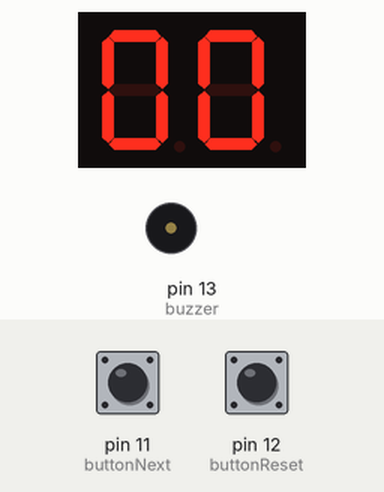
Recording of a sketch running on a simulated Arduino Uno, built with avr-gcc and run on an emulated ATmega328P. Shown: 2-digit seven-segment display, buzzer (waves = sounding, pin HIGH). Wiring (inferred from the names in the program): 2-digit 7-segment display, segments lit when HIGH: segments pin 2, pin 3, pin 4, pin 5, pin 6, pin 7, pin 8; digit selects pin 9, pin 10. The test bench sets the inputs (shaded band); at power-on: pin 11 (buttonNext) HIGH, pin 12 (buttonReset) HIGH. The segment pins are drawn as the display they are named for; pins used as bus, display or sensor lines are not drawn.

Above: at 1.2 s.
1.3 s: pin 11 (buttonNext) pulled LOW for 0.15 s
At 2.6 s:
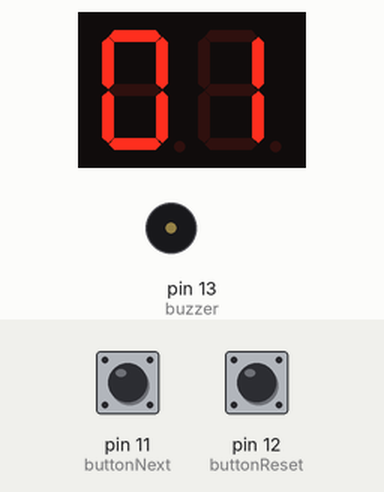
2.9 s: pin 11 (buttonNext) pulled LOW for 1 s
At 3.8 s:
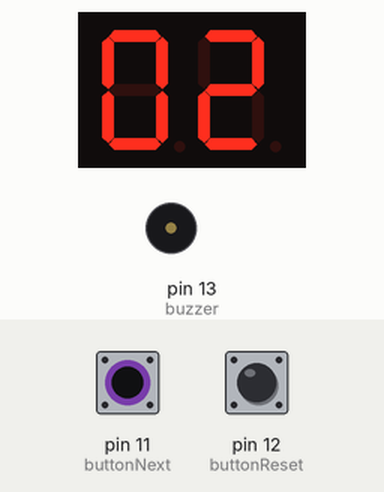
5.4 s: pin 12 (buttonReset) pulled LOW for 0.15 s
At 6.9 s:
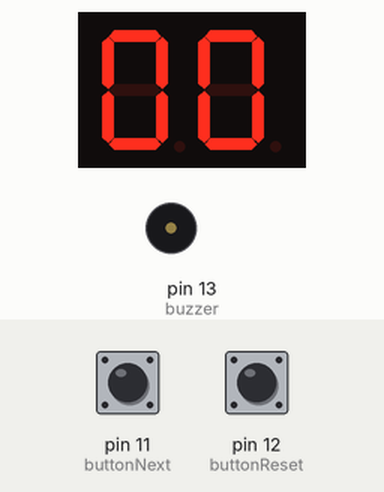
Timing chart, 0 to 8.4 s (numbered marks = the images above; inputs shaded):
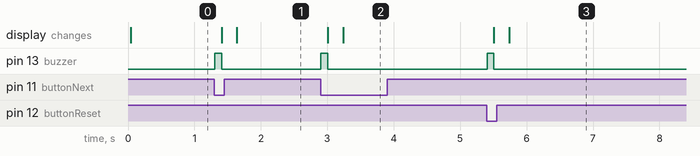

The sketch:

gestion_guichet.ino
```cpp
const int segPins[7] = {2, 3, 4, 5, 6, 7, 8};

const int digit1 = 9;   // dizaine
const int digit2 = 10;  // unité

const int buttonNext = 11;
const int buttonReset = 12;
const int buzzer = 13;

int counter = 0;

bool lastNext = HIGH;
bool lastReset = HIGH;

// A B C D E F G
byte numbers[10][7] = {
  {1,1,1,1,1,1,0}, // 0
  {0,1,1,0,0,0,0}, // 1
  {1,1,0,1,1,0,1}, // 2
  {1,1,1,1,0,0,1}, // 3
  {0,1,1,0,0,1,1}, // 4
  {1,0,1,1,0,1,1}, // 5
  {1,0,1,1,1,1,1}, // 6
  {1,1,1,0,0,0,0}, // 7
  {1,1,1,1,1,1,1}, // 8
  {1,1,1,1,0,1,1}  // 9
};

void setup() {
  for (int i = 0; i < 7; i++) {
    pinMode(segPins[i], OUTPUT);
  }

  pinMode(digit1, OUTPUT);
  pinMode(digit2, OUTPUT);

  pinMode(buttonNext, INPUT_PULLUP);
  pinMode(buttonReset, INPUT_PULLUP);

  pinMode(buzzer, OUTPUT);

  digitalWrite(digit1, HIGH);
  digitalWrite(digit2, HIGH);
}

void loop() {
  readButtons();
  displayNumber(counter);
}

void readButtons() {
  bool nextState = digitalRead(buttonNext);
  bool resetState = digitalRead(buttonReset);

  if (lastNext == HIGH && nextState == LOW) {
    counter++;

    if (counter > 30) {
      counter = 0;
    }

    beep();
    delay(200);
  }

  if (lastReset == HIGH && resetState == LOW) {
    counter = 0;
    beep();
    delay(200);
  }

  lastNext = nextState;
  lastReset = resetState;
}

void beep() {
  digitalWrite(buzzer, HIGH);
  delay(100);
  digitalWrite(buzzer, LOW);
}

void showDigit(int digit) {
  for (int i = 0; i < 7; i++) {
    digitalWrite(segPins[i], numbers[digit][i]);
  }
}

void displayNumber(int number) {
  int tens = number / 10;
  int units = number % 10;

  // Afficheur 1 = dizaine
  digitalWrite(digit2, HIGH);
  showDigit(tens);
  digitalWrite(digit1, LOW);
  delay(5);
  digitalWrite(digit1, HIGH);

  // Afficheur 2 = unité
  digitalWrite(digit1, HIGH);
  showDigit(units);
  digitalWrite(digit2, LOW);
  delay(5);
  digitalWrite(digit2, HIGH);
}
```

Measured:
- after the input at 1.3 s, pin 13 (buzzer): LOW → HIGH at once, → LOW 0.10 s later; the display: first changes after 0.11 s (image 1 shows a later state)
- after the input at 2.9 s, pin 13 (buzzer): LOW → HIGH at once, → LOW 0.10 s later; the display: first changes after 0.10 s (image 2 shows a later state)
- after the input at 5.4 s, pin 13 (buzzer): LOW → HIGH at once, → LOW 0.10 s later; the display: first changes after 0.10 s (image 3 shows a later state)
